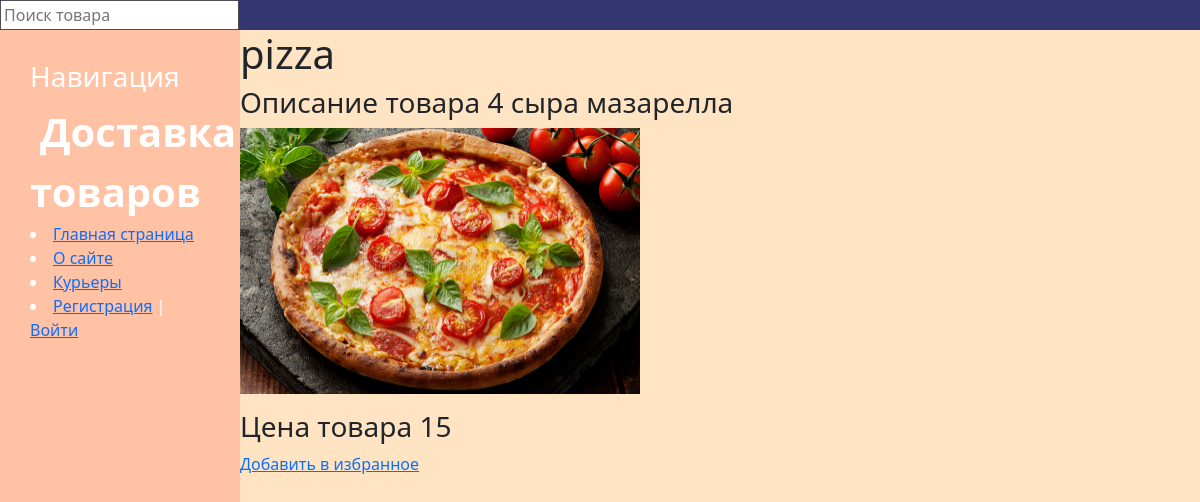
/product/5/, run on the app's committed database.
### delivery/models.py (models this page shows, shortened)
class Product(models.Model):
    name = models.CharField(max_length=40, verbose_name='товар')
    description = models.TextField(verbose_name='описание')
    image = models.ImageField(upload_to="photos/%Y/%m/%d/", null=True, verbose_name='фото')
    price = models.IntegerField(verbose_name='цена')
    order = models.ManyToManyField(Order, through="OrdersProducts")
    favourites = models.ManyToManyField(User, related_name='favourites', default=None, blank=True)

### delivery/views.py (the view)
# urls.py: path('product/<int:product_id>/', show_product, name='product'),
def show_product(request, product_id):
    product = get_object_or_404(Product, pk=product_id)
    fav = bool
    if product.favourites.filter(id=request.user.id).exists():
        fav = True
    context = {
        'product': product,
        'title': product.name,
        'fav': fav,
    }
    return render(request, 'product.html', context=context)

### delivery/templatetags/store_tags.py (called while the page is built)
@register.simple_tag()
def get_menu():
    menu = [{'title': "Главная страница", 'url_name': 'home'},
            {'title': "О сайте", 'url_name': 'about'},
            {'title': "Курьеры", 'url_name': 'courier'},
            ]
    return menu

### delivery/templates/product.html
{% extends 'base.html'%}
{% block content %}
<h1>{{product.name}}</h1>
<h3>Описание товара {{ product.description }}</h3>
<p><img class="img-article" src="{{product.image.url}}" style="width: 400px"></p>
    <h3>Цена товара {{ product.price }}</h3>
{% if request.user.is_authenticated %}
 {% if fav %}
      <div>
        <a href="{% url 'favourite_list' %}" class="">Удалить из избранного</a>
      </div>
      {% else %}
      <div>
        <a href="{% url 'favourite_add' product.id %}" class="">Добавить в избранное</a>
      </div>
      {% endif %}
      {% else %}
      <div>
        <a href="{% url 'register' %}" class="">Добавить в избранное</a>
      </div>
      {% endif %}
{%endblock%}

### delivery/static/delivery/css/style.css (style rules this page uses)
body { background: bisque; }

### data on the page
Product: name "pizza", description "4 сыра мазарелла", image (picture), price "15"

### other printed values
{{ m.title }} "Главная страница" "О сайте" "Курьеры"
